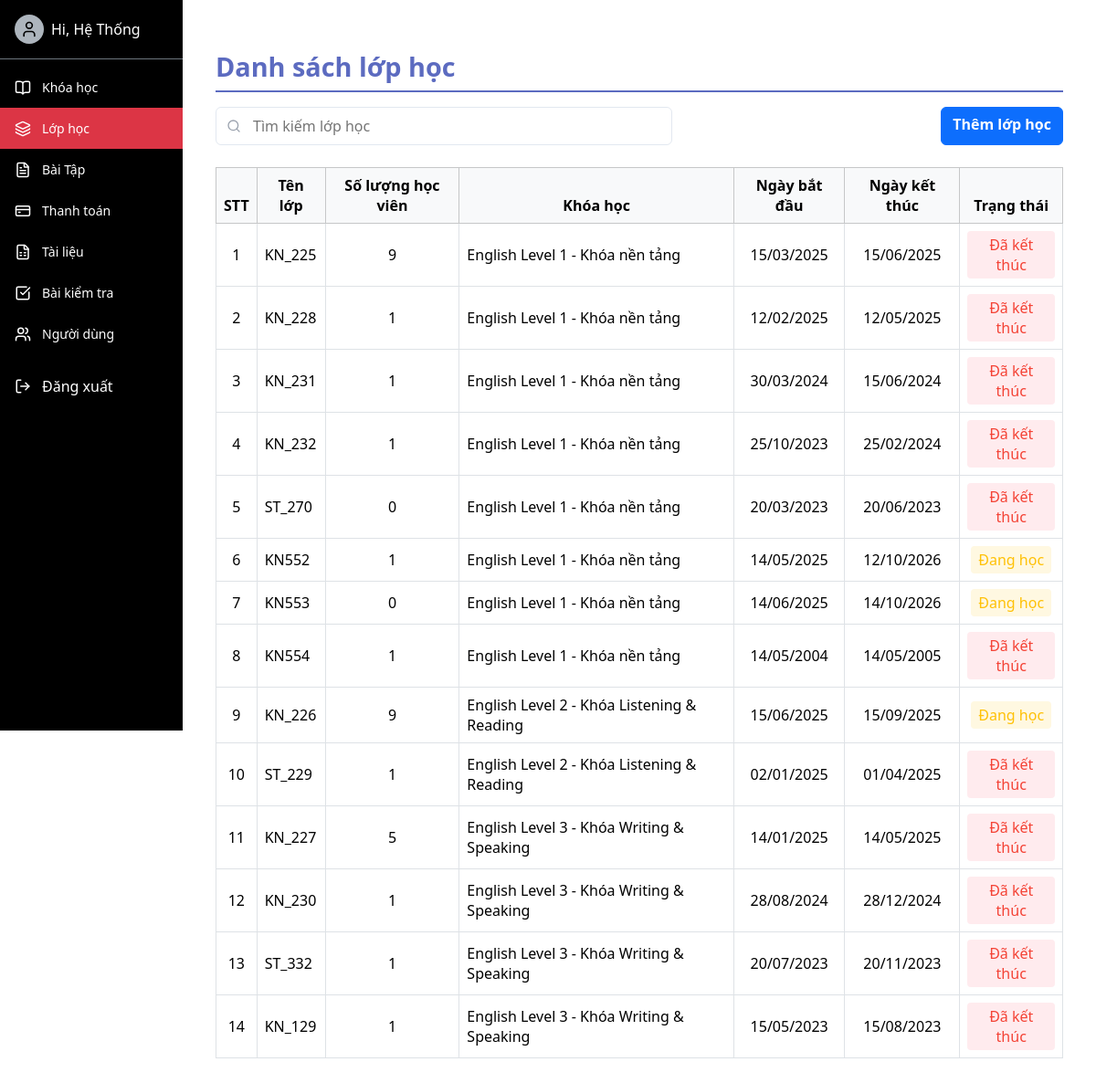
The app's page /class_admin/ (signed in), older data.
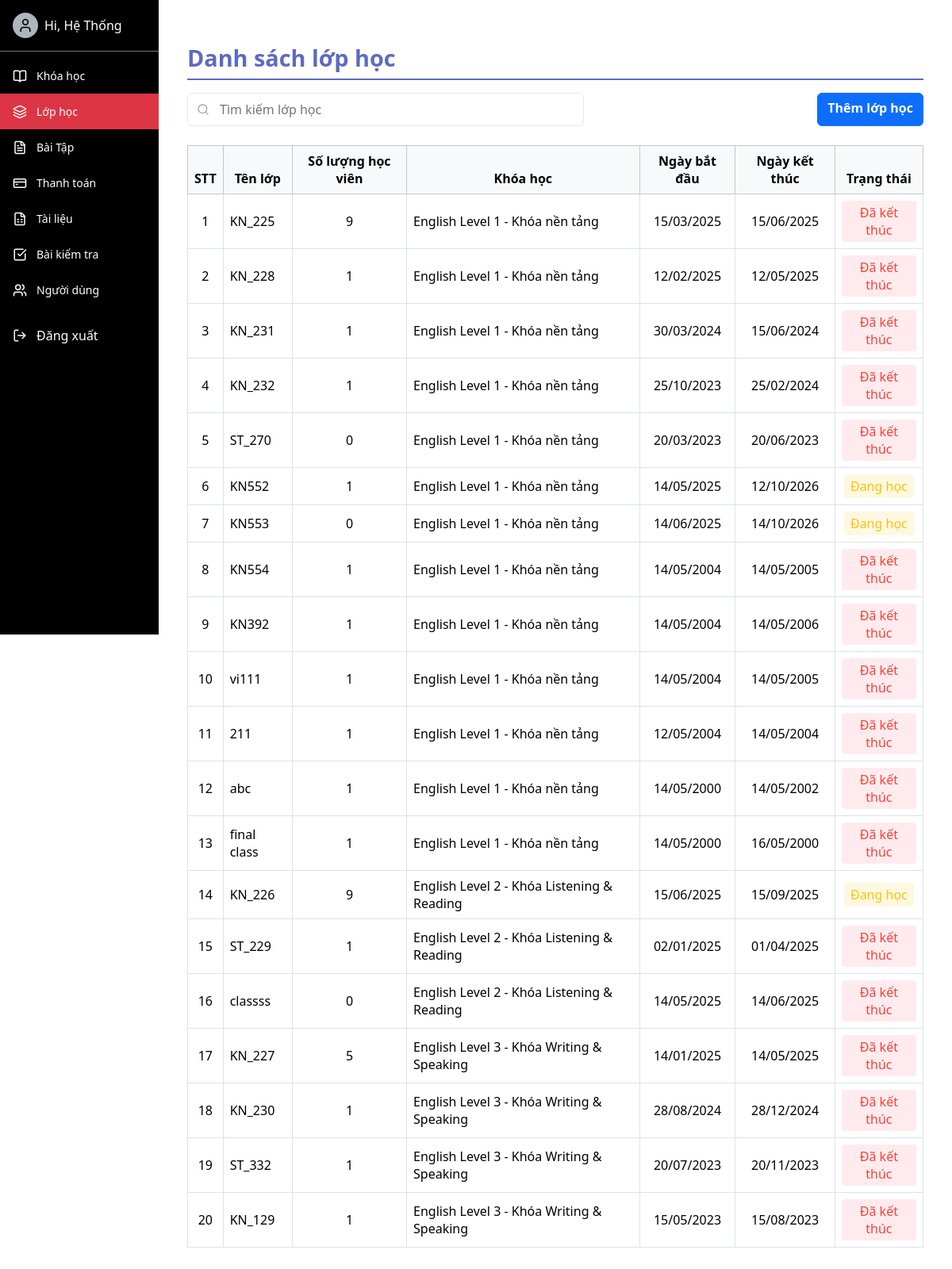
The same page, newer data.
### english/models.py (models this page shows, shortened)
class CLASS(models.Model):
    STATUS_CHOICES = [
        ('ongoing', 'Đang học'),
        ('starting', 'Đang bắt đầu'),
        ('finished', 'Đã kết thúc'),
    ]
    class_id = models.AutoField(primary_key=True)
    class_name = models.CharField(max_length=50)
    course = models.ForeignKey(COURSE, on_delete=models.CASCADE)
    begin_time = models.DateField()
    end_time = models.DateField()
    status = models.CharField(max_length=20, choices=STATUS_CHOICES)
    timetable = models.CharField(max_length=1000,null=True,blank=True)
    class Meta:
        db_table = 'CLASS'

class COURSE(models.Model):
    course_id = models.AutoField(primary_key=True)
    course_name = models.CharField(max_length=100)
    description = models.TextField(null=True, blank=True)
    price = models.IntegerField(null=True, blank=True)
    des_teacher = models.CharField(max_length=100, null=True, blank=True)
    teacher_name = models.CharField(max_length=100, null=True, blank=True)
    image = models.ImageField(upload_to="media/course",null=True, blank=True)
    class Meta:
        db_table = 'COURSE'

### ManageClass/views.py (the view)
# urls.py: path('', views.class_list, name='class_list'),
@login_required
@user_passes_test(is_staff)
def class_list(request):
    query = request.GET.get("q")
    classes = CLASS.objects.all()
    if query:
        classes = classes.filter(class_name__icontains=query)
    classes = classes.annotate(student_count=Count('user_class'))
    return render(request, 'class_list.html', {
        'classes': classes,
        'now': now().date(),
    })

### english/views.py (called while the page is built)
def is_staff(user):
    return user.groups.filter(name__in=['Admin', 'Teacher']).exists()

### ManageClass/templates/class_list.html (shortened to what this page needs)
<link rel="stylesheet" href="https://cdnjs.cloudflare.com/ajax/libs/font-awesome/6.4.0/css/all.min.css">
<link href="https://cdn.jsdelivr.net/npm/bootstrap@5.3.0/dist/css/bootstrap.min.css" rel="stylesheet">
{% extends 'base-admin.html' %}
{% block content %}
<div class="container mt-4">
    <h2 class="custom-title">Danh sách lớp học</h2>
    <div class="d-flex justify-content-between mb-4 mt-2">
        <div style="position: relative; max-width: 500px; width: 100%;">
            <input
                type="text"
                id="searchInput"
                placeholder="Tìm kiếm lớp học"
                style="width: 100%; padding: 0.5rem 1rem 0.5rem 2.5rem; border: 1px solid #e2e8f0; border-radius: 0.375rem;"
            >
        </div>
        <a href="{% url 'add_class' %}" class="btn btn-primary" style="font-weight: bold;">Thêm lớp học
        </a>
    </div>
    <div class="table-responsive">
        <table class="table table-bordered table-hover align-middle">
            <thead class="table-light text-center">
                <tr>
                    <th>STT</th>
                    <th>Tên lớp</th>
                    <th>Số lượng học viên</th>
                    <th>Khóa học</th>
                    <th>Ngày bắt đầu</th>
                    <th>Ngày kết thúc</th>
                    <th>Trạng thái</th>
                </tr>
            </thead>
            <tbody class="text-center">
                {% for cls in classes %}
                <tr onclick="window.location.href='{% url 'class_detail' cls.pk %}'" style="cursor:pointer;">
                    <td>{{ forloop.counter }}</td>
                    <td class="text-start">{{ cls.class_name }}</td>
                    <td>{{ cls.student_count }}</td>
                    <td class="text-start">{{ cls.course.course_name }}</td>
                    <td>
                        {% if cls.begin_time %}
                            {{ cls.begin_time|date:'d/m/Y' }}
                        {% else %}
                            <span class="text-muted">Chưa có</span>
                        {% endif %}
                    </td>
                    <td>
                        {% if cls.end_time %}
                            {{ cls.end_time|date:'d/m/Y' }}
                        {% else %}
                            <span class="text-muted">Chưa có</span>
                        {% endif %}
                    </td>
                    <td>
                        {% with current_date=now %}
                            {% if cls.begin_time and cls.begin_time > current_date %}
                                <span class="status status-not-started">Chưa bắt đầu</span>
                            {% elif cls.end_time and cls.end_time < current_date %}
                                <span class="status status-completed">Đã kết thúc</span>
                            {% else %}
                                <span class="status status-ongoing">Đang học</span>
                            {% endif %}
                        {% endwith %}
                    </td>
                </tr>
                {% empty %}
                <tr>
                    <td colspan="7" class="text-center py-4">Không tìm thấy lớp học nào.</td>
                </tr>
                {% endfor %}
            </tbody>
        </table>
    </div>
</div>
{% endblock %}

Row changes from the older to the newer data that the page shows:
added CLASS: class_name "KN392", student_count "1", course.course_name "English Level 1 - Khóa nền tảng", begin_time "14/05/2004", end_time "14/05/2006", shows "Đã kết thúc"
added CLASS: class_name "vi111", student_count "1", course.course_name "English Level 1 - Khóa nền tảng", begin_time "14/05/2004", end_time "14/05/2005", shows "Đã kết thúc"
added CLASS: class_name "211", student_count "1", course.course_name "English Level 1 - Khóa nền tảng", begin_time "12/05/2004", end_time "14/05/2004", shows "Đã kết thúc"
added CLASS: class_name "abc", student_count "1", course.course_name "English Level 1 - Khóa nền tảng", begin_time "14/05/2000", end_time "14/05/2002", shows "Đã kết thúc"
added CLASS: class_name "final class", student_count "1", course.course_name "English Level 1 - Khóa nền tảng", begin_time "14/05/2000", end_time "16/05/2000", shows "Đã kết thúc"
added CLASS: class_name "classss", student_count "0", course.course_name "English Level 2 - Khóa Listening & Reading", begin_time "14/05/2025", end_time "14/06/2025", shows "Đã kết thúc"
